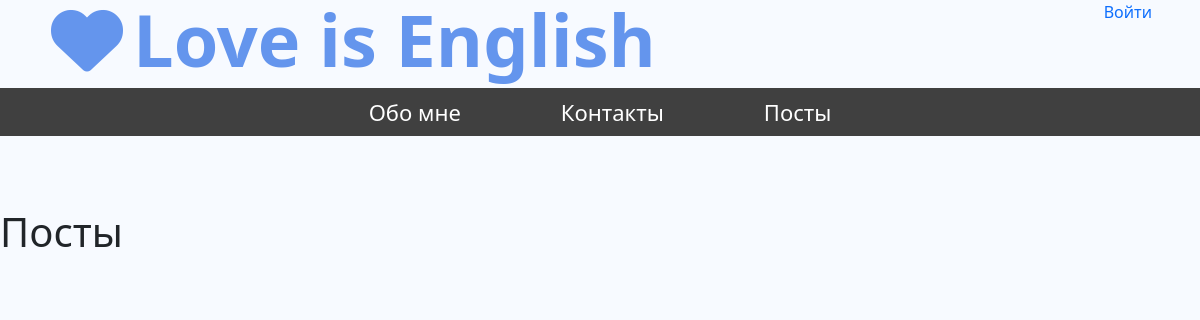
The page /blog/ on the database as committed earlier.
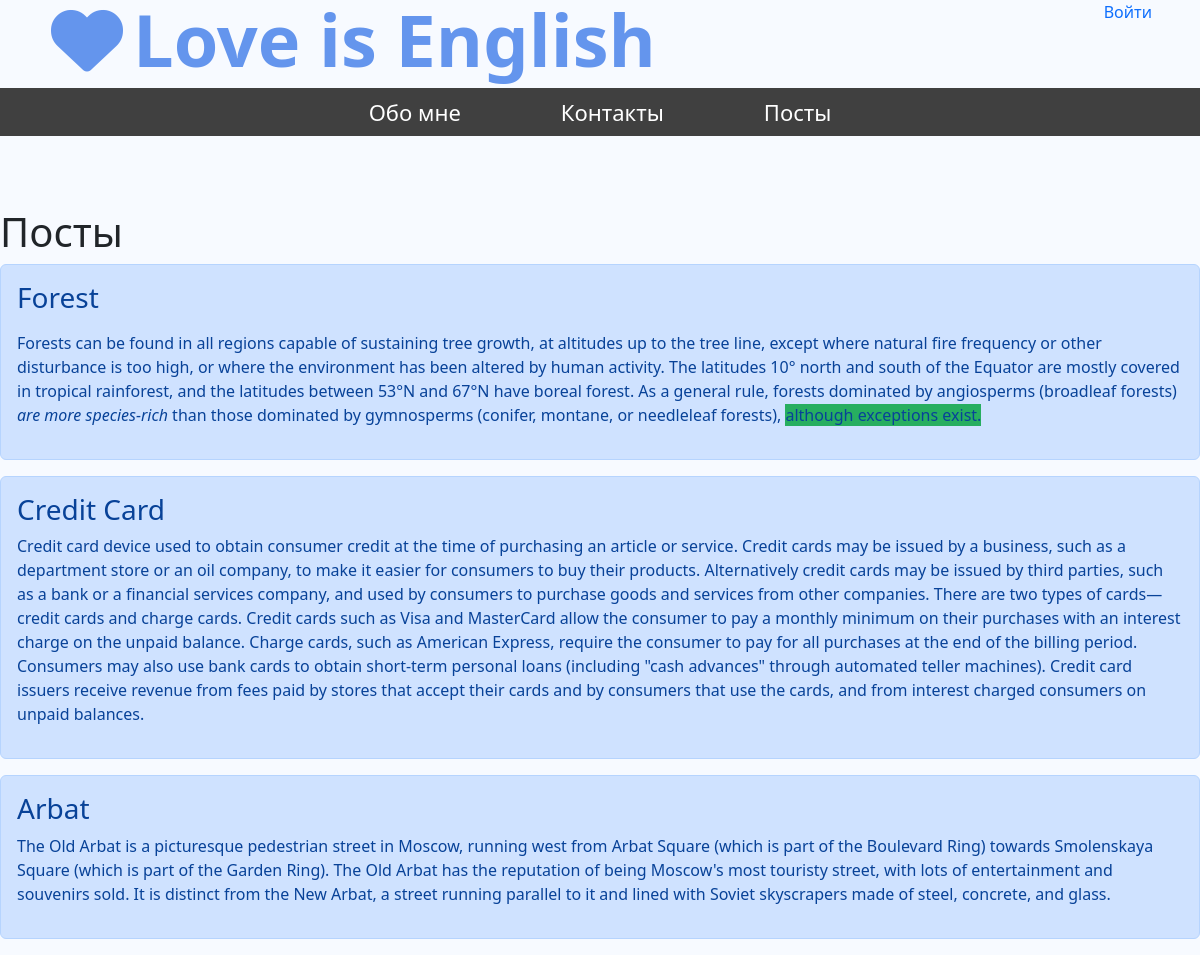
The same page on the database as committed later.
### blog/models.py (models this page shows, shortened)
class Articles(models.Model):
    title = models.CharField('Название', max_length=50)
    anons = models.CharField('Анонс', max_length=250)
    full_text = RichTextField(blank=True, null=True)
    date = models.DateTimeField('Дата публикации')
    class Meta:
        verbose_name = 'Посты'
        verbose_name_plural = 'Посты'

### blog/views.py (the view)
# urls.py: path('', views.all_posts, name='all_posts')
def all_posts(request):
    posts = Articles.objects.order_by('-date')
    return render(request, 'blog/all_posts.html', {'posts': posts})

### blog/templates/blog/all_posts.html (shortened to what this page needs)
{% extends 'main/main_layout.html' %}
{% block content %}
    <h1>Посты</h1>
    {% for el in posts %}
    <div class="alert alert-primary">
        <h3> {{el.title}}</h3>
        <p>{{el.full_text|safe}}</p>
    </div>
    {% endfor %}
{% endblock %}

### main/templates/main/main_layout.html (shortened to what this page needs)
{% load static %}
<!doctype html>
<html lang="en">
<head>
    <link rel="stylesheet" href="https://cdn.jsdelivr.net/npm/bootstrap@5.2.2/dist/css/bootstrap.min.css">
    <link rel="stylesheet" href="{% static 'main/css/FontAwesome/fontawesome.css' %}">
    <link rel="stylesheet" href="{% static 'main/css/FontAwesome/brands.css' %}">
    <link rel="stylesheet" href="{% static 'main/css/FontAwesome/solid.css' %}">
    <link rel="stylesheet" href="{% static 'main/css/main.css' %}">
</head>
<body>
    <header class="header-of-page">
        <div class="header-content">
            <div class="header-top">
                <a href="{% url 'home' %}" class="logo"><i class="fa-solid fa-heart"></i>Love is English</a>
                <div class="auth">
                    <a href="{% url 'login' %}">Войти</a>
                </div>
            </div>
            <div class="nav-menu">
                <div class="nav-item">
                    <a href="{% url 'about' %}">Обо мне</a>
                </div>
                <div class="nav-item">
                    <a href="">Контакты</a>
                </div>
                <div class="nav-item">
                    <a href="{% url 'all_posts' %}">Посты</a>
                </div>
            </div>
        </div>
    </header>
    <main>
        {% block content%}
        {% endblock %}
    </main>
</body>
</html>

### main/static/main/css/main.css (style rules this page uses)
body { background: #f7faff }
a { text-decoration: none; }
.header-of-page { width: 100%; display: flex; justify-content: center; }
.header-content { display: flex; flex-direction: column; width: 100%; align-items: center; }
.header-top { display: flex; justify-content: space-between; width: 92%; }
.header-content .logo { font-size: 72px; color: #6495ED; line-height: 78px; font-weight: bold; }
.header-content .logo > i { padding-right: 10px; padding-left: 3px; transition: 1s ease; }
.header-content .nav-menu { display: flex; width: 100%; justify-content: center; background: #404040; margin-top: 10px; height: 48px; }
.header-content .nav-menu .nav-item { display: flex; align-items: center; }
.header-content .nav-menu .nav-item > a { padding-left: 50px; padding-right:50px; line-height: 36px; font-size: 22px; color: #ffffff; -webkit-transition: transform 0.6s; -o-transition: transform 0.6s; transition: transform 0.6s; cursor: pointer; text-decoration: none; height:100%; display: flex; align-items: center; }
main { padding-top:72px; }

Rows that differ between the two databases and show on the page:
added Articles: title "Forest", full_text "Forests can be found in all regions capable of sustaining tree growth, at altitudes up to the tree line, except where natural fire frequency or other disturbance is too high, or where the environment has been altered by human activity. The latitudes 10° north and south of the Equator are mostly covered in tropical rainforest, and the latitudes between 53°N and 67°N have boreal forest. As a general rule, forests dominated by angiosperms (broadleaf forests) are more species-rich than those dominated by gymnosperms (conifer, montane, or needleleaf forests), although exceptions exist."
added Articles: title "Credit Card", full_text "Credit card device used to obtain consumer credit at the time of purchasing an article or service. Credit cards may be issued by a business, such as a department store or an oil company, to make it easier for consumers to buy their products. Alternatively credit cards may be issued by third parties, such as a bank or a financial services company, and used by consumers to purchase goods and services from other companies. There are two types of cards—credit cards and charge cards. Credit cards such as Visa and MasterCard allow the consumer to pay a monthly minimum on their purchases with an interest charge on the unpaid balance. Charge cards, such as American Express, require the consumer to…"
added Articles: title "Arbat", full_text "The Old Arbat is a picturesque pedestrian street in Moscow, running west from Arbat Square (which is part of the Boulevard Ring) towards Smolenskaya Square (which is part of the Garden Ring). The Old Arbat has the reputation of being Moscow's most touristy street, with lots of entertainment and souvenirs sold. It is distinct from the New Arbat, a street running parallel to it and lined with Soviet skyscrapers made of steel, concrete, and glass."
